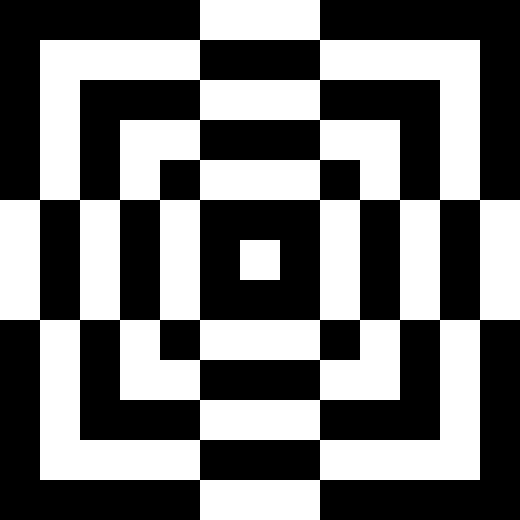
Frame 1 (no input)
Frame 60 (the mouse pressed at the canvas centre just before this capture): identical to frame 1, image omitted
Frame 120 (the mouse held since frame 60 and released just before this capture): identical to frame 1, image omitted

The Processing sketch that drew this single still picture (run headless with seeded random() and noise(); from frame 60 on, the mouse is pressed at the canvas centre):

// Processing sketch: felder
// ── felder.pde

//León Felder

void setup() {
  size (520, 520);
  noStroke();
  //stroke( 255, 0, 0 );
}
void draw () {
  for (int x = 0; x<=12; x++) {
    for (int y = 0; y<=12; y++) {
      if ( y==1 && x>4 && x<8 || x==1 && y>4 && y<8 || x==11 && y>4 && y<8 || y==11 && x>4 && x<8) {
        fill(0);
        //fill(0, 255, 0);
      } else if (y==3 && x>4 && x<8 || x==3 && y>4 && y<8 || x==9 && y>4 && y<8 || y==9 && x>4 && x<8) {
        fill( 0 );
        //fill(0, 200, 0);
      } else if (y==5 && x>=5 && x<=7||x==5 && y>=5 && y<=7||y==7 && x>=5 && x<=7||x==7 && y>=5 && y<=7) {
        fill(0);
        //fill(0, 150, 0);
      } else if (x<=4 && y==0 || y<=4 && x==0 || x>=8 && y==0 || y>=8 && x==0 || x>=8 && y==12 || y>=8 && x==12 ||x<=4 && y==12 || y<=4 && x==12) {
        fill(0);
      } else if (y==2 && x>1 && x<5 ||y==2 && x>7 && x<11||y==10 && x>1 && x<5 ||y==10 && x>7 && x<11) {
        fill(0);
      } else if (x==2 && y>1 && y<5 ||x==2 && y>7 && y<11||x==10 && y>1 && y<5 ||x==10 && y>7 && y<11) {
        fill(0);
      } else if (x==4 && y==4 || x==4 && y==8 || x==8 && y==4 || x==8 && y==8) {
        fill(0);
      } else {
        fill(255);
      }
      rect(x*40, y*40, 40, 40);
      //fill( 0 );
      //text( x+" / " + y, x*40+5, y*40+20 );
    }
  }
}
